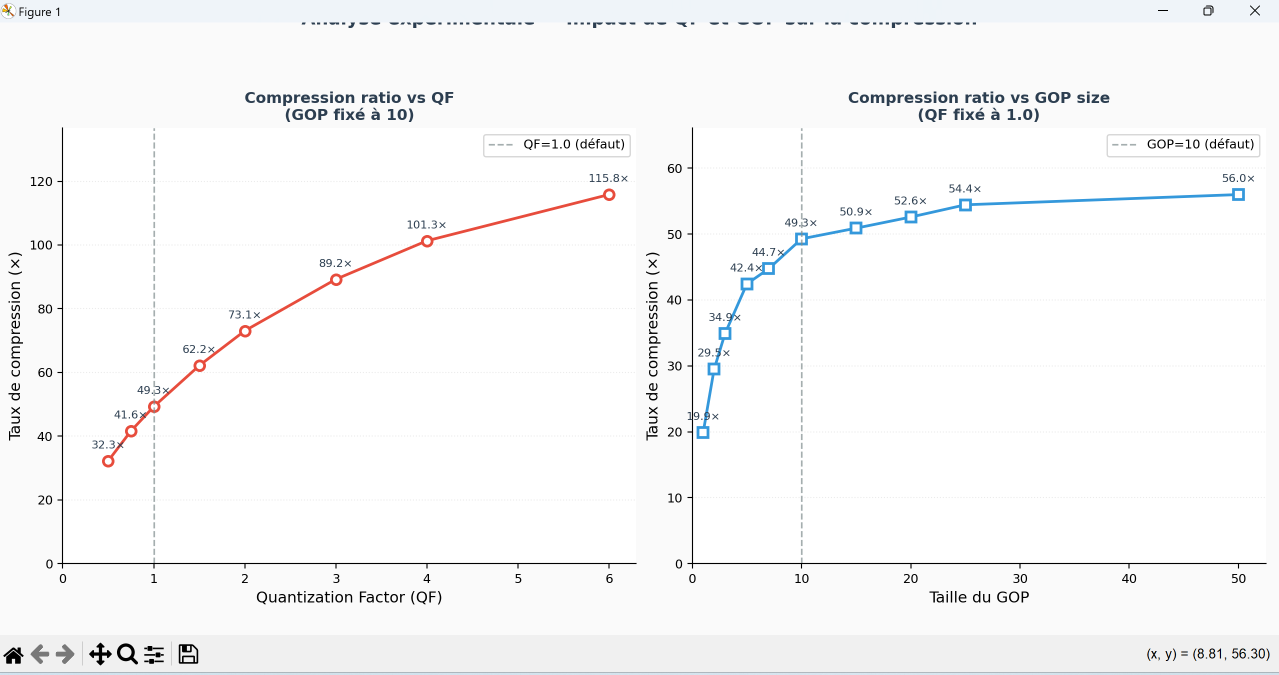
#> input picture Screenshot 2026-05-21 110237.png, 2558 x 1350 px, given as the content of the folder frames, which was not available (shown at 1/2 size)
$ python entropy.py
#> lines starting #> are read from the running program, lines starting #| are printed output that depends on the picture; pictures that were not available may be replaced by others from this repository, and a replacement may not be noted
### part1_preprocessing.py


import cv2
import numpy as np
import os
import matplotlib.pyplot as plt


# ─── PARAMÈTRES ───────────────────────────────
FRAMES_DIR = "frames"
# ──────────────────────────────────────────────


def load_frames(folder):
    """Charge toutes les images PNG/JPG d'un dossier."""
#> called with folder = 'frames'
    exts = ('.png', '.jpg', '.jpeg')
    files = sorted([f for f in os.listdir(folder) if f.lower().endswith(exts)])
    frames = []
    for f in files:
        img = cv2.imread(os.path.join(folder, f))
#> img is the input picture: shape (1350, 2558, 3); mean B, G, R 248.2, 247.8, 247.5
        if img is not None:
            frames.append(img)
    print(f"[OK] {len(frames)} frame(s) chargée(s)")
#| [OK] 1 frame(s) chargée(s)
    return frames


def bgr_to_ycbcr(frame_bgr):
    """
    Convertit une frame BGR en YCbCr.
    Retourne les 3 canaux séparés : Y, Cb, Cr
    """
    ycbcr = cv2.cvtColor(frame_bgr, cv2.COLOR_BGR2YCrCb)
    Y, Cr, Cb = cv2.split(ycbcr)  # OpenCV: ordre YCrCb
    return Y, Cb, Cr


def subsample_420(Cb, Cr):
    """
    Sous-échantillonnage 4:2:0 :
    On garde 1 pixel sur 2 horizontalement ET verticalement.
    Divise la taille de Cb et Cr par 4.
    """
    Cb_sub = Cb[::2, ::2]
    Cr_sub = Cr[::2, ::2]
    return Cb_sub, Cr_sub


# [18 lines left out: functions upsample_420, ycbcr_to_bgr, not called in this run]


def preprocess_frame(frame_bgr):
    """
    Pipeline complet pour une frame :
    1. Conversion BGR → YCbCr
    2. Sous-échantillonnage 4:2:0 de Cb et Cr
    Retourne un dict avec toutes les données.
    """
    Y, Cb, Cr = bgr_to_ycbcr(frame_bgr)
    Cb_sub, Cr_sub = subsample_420(Cb, Cr)

    return {
        "Y":      Y,        # canal luminance (taille originale)
        "Cb":     Cb,       # canal bleu original
        "Cr":     Cr,       # canal rouge original
        "Cb_sub": Cb_sub,   # Cb sous-échantillonné (1/4 taille)
        "Cr_sub": Cr_sub,   # Cr sous-échantillonné (1/4 taille)
        "shape":  frame_bgr.shape[:2]  # (hauteur, largeur)
    }


# [76 lines left out: functions reconstruct_frame, visualize, print_stats, not called in this run]


# ─── PROGRAMME PRINCIPAL ──────────────────────────────────────
# [19 lines that do not run on import are left out]

### iframe.py

import numpy as np
import cv2
import os
import matplotlib.pyplot as plt
from scipy.fft import dctn, idctn

from part1_preprocessing import load_frames, preprocess_frame

Q_MATRIX = np.array([
    [16, 11, 10, 16, 24, 40, 51, 61],
    [12, 12, 14, 19, 26, 58, 60, 55],
    [14, 13, 16, 24, 40, 57, 69, 56],
    [14, 17, 22, 29, 51, 87, 80, 62],
    [18, 22, 37, 56, 68, 109, 103, 77],
    [24, 35, 55, 64, 81, 104, 113, 92],
    [49, 64, 78, 87, 103, 121, 120, 101],
    [72, 92, 95, 98, 112, 100, 103, 99]
], dtype=np.float32)


def split_into_blocks(channel, block_size=8):
    """
    Découpe un canal (Y, Cb ou Cr) en blocs de block_size × block_size.
    Ajoute du padding (valeur 128) si la taille n'est pas un multiple de block_size.

    Retourne :
        blocks      : liste de blocs numpy (block_size, block_size)
        padded_shape: (h_padded, w_padded) — nécessaire pour la reconstruction
    """
    h, w = channel.shape
    pad_h = (block_size - h % block_size) % block_size
    pad_w = (block_size - w % block_size) % block_size

    padded = np.pad(
        channel,
        ((0, pad_h), (0, pad_w)),
        mode='constant',
        constant_values=128
    )

    blocks = []
    for i in range(0, padded.shape[0], block_size):
        for j in range(0, padded.shape[1], block_size):
            blocks.append(padded[i:i + block_size, j:j + block_size])

    return blocks, padded.shape


def reconstruct_from_blocks(blocks, padded_shape, original_shape, block_size=8):
    """
    Reconstruit un canal depuis une liste de blocs.
    Retire le padding pour revenir à la taille originale.
    """
    h_pad, w_pad = padded_shape
    canvas = np.zeros((h_pad, w_pad), dtype=np.float32)

    idx = 0
    for i in range(0, h_pad, block_size):
        for j in range(0, w_pad, block_size):
            canvas[i:i + block_size, j:j + block_size] = blocks[idx]
            idx += 1

    h, w = original_shape
    return np.clip(canvas[:h, :w], 0, 255).astype(np.uint8)

def dct2d(block):
    """
    Applique la DCT 2D sur un bloc 8×8.
    On centre d'abord les valeurs autour de 0 (soustrait 128).
    """
    block_centered = block.astype(np.float32) - 128.0
    return dctn(block_centered, norm='ortho')


def idct2d(dct_block):
    """
    Applique l'IDCT 2D (inverse DCT).
    Remet les valeurs dans [0, 255].
    """
    reconstructed = idctn(dct_block, norm='ortho')
    return np.clip(reconstructed + 128.0, 0, 255).astype(np.uint8)


def quantize(dct_block, qf=1.0):
    """
    Quantifie les coefficients DCT.
    qf (Quality Factor) :
        qf > 1 → plus de perte, meilleure compression
        qf < 1 → moins de perte, meilleure qualité
    """
    return np.round(dct_block / (Q_MATRIX * qf)).astype(np.int16)


def dequantize(q_block, qf=1.0):
    """
    Dé-quantifie les coefficients (multiplie par la matrice Q * qf).
    Opération inverse de quantize — utilisée au décodeur.
    """
    return (q_block * (Q_MATRIX * qf)).astype(np.float32)


def encode_channel(channel, qf=1.0, block_size=8):
    """
    Encode un canal (Y, Cb ou Cr) complet :
      split → DCT → quantize sur chaque bloc.

    Retourne :
        q_blocks     : liste de blocs quantifiés (int16)
        padded_shape : forme padded (pour reconstruction)
    """
    blocks, padded_shape = split_into_blocks(channel, block_size)
    q_blocks = []
    for block in blocks:
        dct_block = dct2d(block)
        q_block = quantize(dct_block, qf)
        q_blocks.append(q_block)
    return q_blocks, padded_shape


def encode_iframe(preprocessed, qf=1.0):
    """
    Encode une I-frame complète (Y + Cb_sub + Cr_sub).

    Paramètre :
        preprocessed : dict retourné par preprocess_frame()
        qf           : Quality Factor (défaut 1.0)

    Retourne un dict avec toutes les données encodées.
    """
    Y      = preprocessed["Y"]
    Cb_sub = preprocessed["Cb_sub"]
    Cr_sub = preprocessed["Cr_sub"]
    shape  = preprocessed["shape"]

    q_Y,  pad_Y  = encode_channel(Y,      qf)
    q_Cb, pad_Cb = encode_channel(Cb_sub, qf)
    q_Cr, pad_Cr = encode_channel(Cr_sub, qf)

    return {
        "type":     "I",
        "qf":       qf,
        "shape":    shape,
        "Y":        q_Y,
        "Cb":       q_Cb,
        "Cr":       q_Cr,
        "pad_Y":    pad_Y,
        "pad_Cb":   pad_Cb,
        "pad_Cr":   pad_Cr,
        "Cb_shape": Cb_sub.shape,
        "Cr_shape": Cr_sub.shape,
    }


def decode_channel(q_blocks, padded_shape, original_shape, qf=1.0, block_size=8):
    """
    Décode un canal :
      dequantize → IDCT → reconstruct sur chaque bloc.
    """
    recon_blocks = []
    for q_block in q_blocks:
        dct_block = dequantize(q_block, qf)
        block     = idct2d(dct_block)
        recon_blocks.append(block)
    return reconstruct_from_blocks(recon_blocks, padded_shape, original_shape, block_size)


def decode_iframe(encoded):
    """
    Décode une I-frame encodée et retourne l'image BGR reconstruite.
    """
    qf    = encoded["qf"]
    h, w  = encoded["shape"]

    Y_rec  = decode_channel(encoded["Y"],  encoded["pad_Y"],  (h, w),                    qf)
    Cb_rec = decode_channel(encoded["Cb"], encoded["pad_Cb"], encoded["Cb_shape"],        qf)
    Cr_rec = decode_channel(encoded["Cr"], encoded["pad_Cr"], encoded["Cr_shape"],        qf)

    Cb_up = cv2.resize(Cb_rec, (w, h), interpolation=cv2.INTER_LINEAR)
    Cr_up = cv2.resize(Cr_rec, (w, h), interpolation=cv2.INTER_LINEAR)

    ycbcr = cv2.merge([Y_rec, Cr_up, Cb_up])
    bgr   = cv2.cvtColor(ycbcr, cv2.COLOR_YCrCb2BGR)
    return bgr


# [121 lines left out: functions compute_psnr, compute_compression_ratio, visualize_iframe, print_stats, not called in this run]


# [25 lines that do not run on import are left out]

### pframe.py
"""
pframe.py
Partie 3 — Encodage/Decodage des P-frames
Estimation de mouvement : Full Search (exhaustif)
+ Calcul et codage des residus (DCT + quantification)
"""

import numpy as np
import cv2
import os
import time
import matplotlib.pyplot as plt
from scipy.fft import dctn, idctn

from iframe import (
    Q_MATRIX, quantize, dequantize,
    split_into_blocks, reconstruct_from_blocks
)

# ─── PARAMETRES GOP ────────────────────────────────────────────
GOP_SIZE   = 10   # toutes les GOP_SIZE frames → I-frame
SEARCH_WIN = 16   # fenetre de recherche ±S pixels  (S=16 → 1089 compar./MB)
MB_SIZE    = 16   # taille d'un macrobloc (16×16)


# ══════════════════════════════════════════════════════════════
#  HELPERS GOP
# ══════════════════════════════════════════════════════════════

def get_frame_type(frame_index, gop_size=GOP_SIZE):
    """Retourne 'I' ou 'P' selon la position dans le GOP."""
    return 'I' if frame_index % gop_size == 0 else 'P'


def count_frame_types(n_frames, gop_size=GOP_SIZE):
    """Retourne le nombre de I-frames et P-frames pour n_frames."""
    i_count = sum(1 for i in range(n_frames) if get_frame_type(i, gop_size) == 'I')
    p_count = n_frames - i_count
    return i_count, p_count


# ══════════════════════════════════════════════════════════════
#  METRIQUE DE SIMILARITE
# ══════════════════════════════════════════════════════════════

def sad(block_a, block_b):
    """Sum of Absolute Differences — mesure la similarite entre deux blocs."""
    return int(np.sum(np.abs(block_a.astype(np.int32) - block_b.astype(np.int32))))


# ══════════════════════════════════════════════════════════════
#  FULL SEARCH (algorithme principal — Partie 3)
# ══════════════════════════════════════════════════════════════

# [292 lines left out: functions full_search, encode_p_frame, decode_p_frame, visualize_pframe, print_stats, not called in this run]


# ══════════════════════════════════════════════════════════════
#  PROGRAMME PRINCIPAL
# ══════════════════════════════════════════════════════════════

# [66 lines that do not run on import are left out]

### entropy.py
"""
entropy.py
Partie 4 — Codage entropique
Serialisation + compression zlib → fichier .bin
Decodeur correspondant
"""

import pickle
import zlib
import struct
import os
import time


# ══════════════════════════════════════════════════════════════
#  ENCODEUR — ecriture du fichier .bin
# ══════════════════════════════════════════════════════════════

def encode_to_bin(video_data, output_path, zlib_level=9):
    """
    Compresse et sauvegarde toutes les donnees video dans un fichier .bin.

    Etapes :
      1. Serialisation avec pickle  → bytes bruts
      2. Compression avec zlib      → bytes comprimes (algo DEFLATE = Huffman + LZ77)
      3. Ecriture dans le .bin      → en-tete 4 octets + donnees comprimees

    Parametres :
        video_data  : dict contenant toutes les frames encodees
                      {
                        'width'  : int,
                        'height' : int,
                        'fps'    : int,
                        'gop'    : int,
                        'frames' : [ {...}, {...}, ... ]
                      }
        output_path : chemin du fichier .bin de sortie
        zlib_level  : niveau de compression zlib (1=rapide, 9=max)

    Retourne : (taille_originale, taille_comprimee) en octets
    """
    print(f"[INFO] Serialisation des donnees ...")
    raw_bytes  = pickle.dumps(video_data)
    print(f"  Donnees serialisees : {len(raw_bytes):,} octets")

    print(f"[INFO] Compression zlib (niveau {zlib_level}) ...")
    t0         = time.time()
    compressed = zlib.compress(raw_bytes, level=zlib_level)
    elapsed    = time.time() - t0
    print(f"  Donnees comprimees  : {len(compressed):,} octets  ({elapsed:.2f}s)")

    os.makedirs(os.path.dirname(output_path) if os.path.dirname(output_path) else ".", exist_ok=True)
    with open(output_path, 'wb') as f:
        # En-tete : taille originale sur 4 octets (big-endian unsigned int)
        f.write(struct.pack('>I', len(raw_bytes)))
        f.write(compressed)

    ratio = len(raw_bytes) / len(compressed)
    print(f"[OK] Fichier .bin ecrit : {output_path}")
    print(f"     Taille originale   : {len(raw_bytes):,} octets")
    print(f"     Taille comprimee   : {len(compressed):,} octets")
    print(f"     Ratio zlib         : {ratio:.2f}x")

    return len(raw_bytes), len(compressed)


# ══════════════════════════════════════════════════════════════
#  DECODEUR — lecture du fichier .bin
# ══════════════════════════════════════════════════════════════

def decode_from_bin(input_path):
    """
    Lit et decompresse un fichier .bin genere par encode_to_bin().

    Etapes :
      1. Lecture de l'en-tete (taille originale attendue)
      2. Decompression zlib
      3. Verification de la taille (detection de corruption)
      4. Deserialisation pickle → video_data

    Retourne : video_data (meme structure que ce qui a ete encode)
    """
    print(f"[INFO] Lecture du fichier {input_path} ...")
    with open(input_path, 'rb') as f:
        original_size = struct.unpack('>I', f.read(4))[0]
        compressed    = f.read()

    print(f"  Taille fichier .bin : {os.path.getsize(input_path):,} octets")
    print(f"  Taille attendue     : {original_size:,} octets")

    print(f"[INFO] Decompression zlib ...")
    t0        = time.time()
    raw_bytes = zlib.decompress(compressed)
    elapsed   = time.time() - t0

    assert len(raw_bytes) == original_size, \
        f"ERREUR : fichier corrompu ! ({len(raw_bytes)} != {original_size})"

    print(f"[OK] Decompression reussie en {elapsed:.2f}s")

    video_data = pickle.loads(raw_bytes)
    print(f"[OK] {len(video_data['frames'])} frames chargees depuis {input_path}")
    return video_data


# ══════════════════════════════════════════════════════════════
#  HELPER — construire video_data depuis les frames encodees
# ══════════════════════════════════════════════════════════════

def build_video_data(all_encoded, original_frames, fps=25, gop=10):
    """
    Construit le dict video_data a partir de la liste des frames encodees.

    Parametres :
        all_encoded     : liste de dicts retournes par encode_iframe / encode_p_frame
        original_frames : liste des frames BGR originales (pour recuperer w/h/fps)
        fps             : frequence d'images de la video
        gop             : taille du GOP utilise

    Retourne : dict video_data pret pour encode_to_bin()
    """
    h, w = original_frames[0].shape[:2]
    return {
        'width':  w,
        'height': h,
        'fps':    fps,
        'gop':    gop,
        'frames': all_encoded,
    }


# ══════════════════════════════════════════════════════════════
#  PROGRAMME PRINCIPAL
# ══════════════════════════════════════════════════════════════

if __name__ == "__main__":
    import cv2
    import numpy as np
    from part1_preprocessing import load_frames, preprocess_frame
    from iframe import encode_iframe, decode_iframe
    from pframe import (encode_p_frame, decode_p_frame,
                        get_frame_type, count_frame_types,
                        GOP_SIZE, SEARCH_WIN)

    os.makedirs("output", exist_ok=True)
    BIN_PATH = "output/video.bin"
    QF       = 1.0

    # ── 1. Charger les frames ──────────────────────────────────
    frames       = load_frames("frames")
#> frames = 1 item
    preprocessed = [preprocess_frame(f) for f in frames]
#> in bgr_to_ycbcr, `Y, Cr, Cb = cv2.split(ycbcr)`:
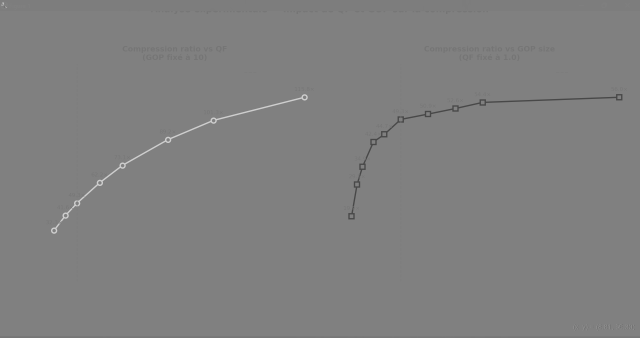
#> Cr: shape (1350, 2558) (shown at 1/4 size); min 72, max 212, mean 127.8
#> in subsample_420, `Cb_sub = Cb[::2, ::2]`:
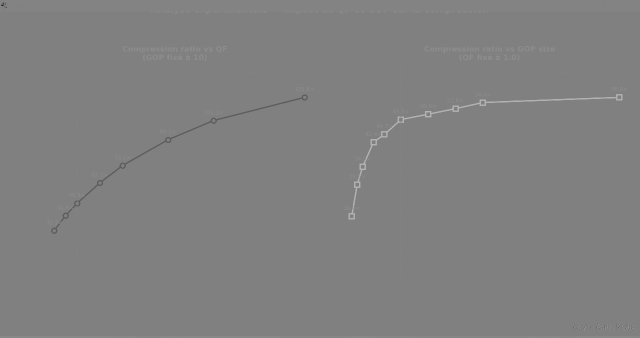
#> Cb_sub: shape (675, 1279) (shown at 1/2 size); min 20, max 182, mean 128.3
#> preprocessed = 1 item
    print(f"[INFO] {len(frames)} frames chargees")
#| [INFO] 1 frames chargees

    # ── 2. Encoder toute la sequence (I + P frames) ────────────
    print(f"\n[INFO] Encodage sequence (GOP={GOP_SIZE}, S={SEARCH_WIN}, QF={QF}) ...")
    all_encoded = []
    ref_Y_seq   = None
    t_total     = time.time()

    for idx, prep in enumerate(preprocessed):
        ftype = get_frame_type(idx, GOP_SIZE)
        if ftype == 'I':
            enc       = encode_iframe(prep, qf=QF)
            dec_bgr   = decode_iframe(enc)
            ref_Y_seq = cv2.cvtColor(dec_bgr, cv2.COLOR_BGR2YCrCb)[:, :, 0]
            all_encoded.append(enc)
            print(f"  Frame {idx:03d} -> I-frame")
        else:
            t0  = time.time()
            enc = encode_p_frame(prep["Y"], ref_Y_seq, qf=QF, S=SEARCH_WIN)
            rec_Y_seq, _ = decode_p_frame(enc, ref_Y_seq)
            ref_Y_seq    = rec_Y_seq
            all_encoded.append(enc)
            print(f"  Frame {idx:03d} -> P-frame  ({time.time()-t0:.1f}s)")
#> this loop made 1 pass
#> (ftype, shape in encode_iframe, pad_Y in encode_iframe, qf in decode_iframe) on pass 1: ('I', (1350, 2558), (1352, 2560), 1)
#> (printed output is left out)
#> pass 1, in split_into_blocks, `padded = np.pad( channel, ((0, pad_h), (0, pad_w)), mode='constant', c..`:
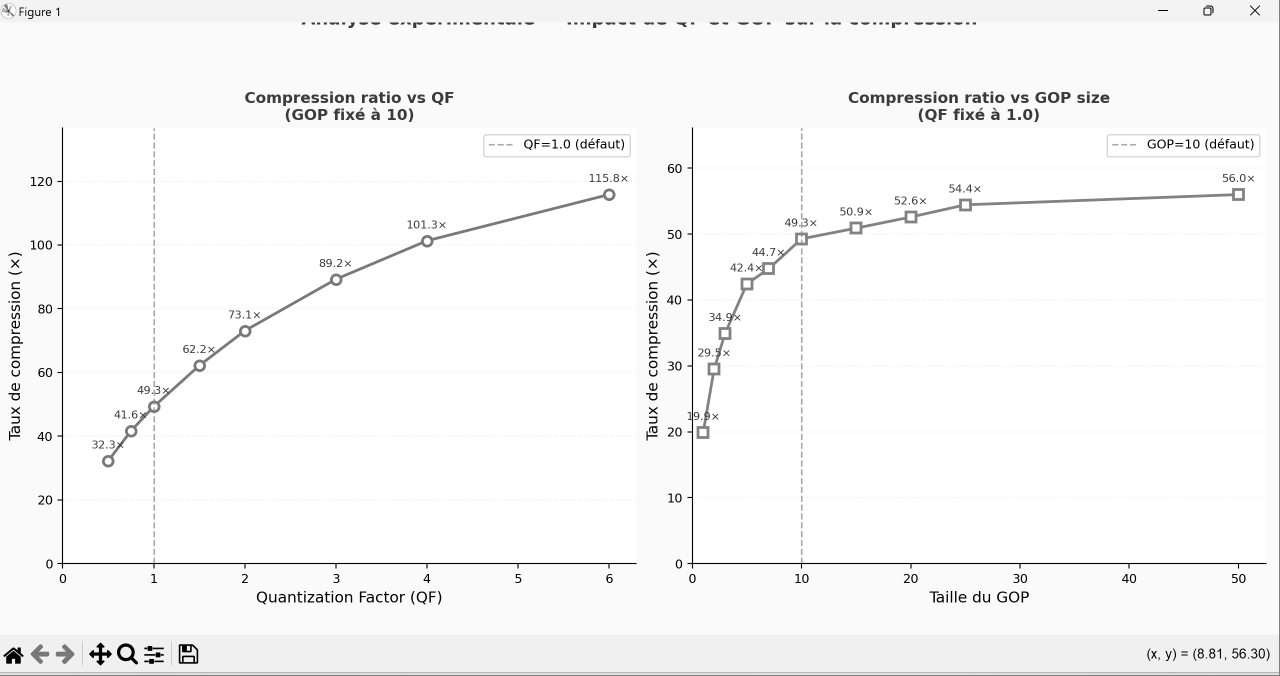
#> padded: shape (1352, 2560) (shown at 1/2 size); min 0, max 255, mean 247.5
#> after the loop, all_encoded = 1 item

    i_count, p_count = count_frame_types(len(frames), GOP_SIZE)
#> i_count = 1; p_count = 0
    print(f"\n[OK] Encodage termine en {time.time()-t_total:.1f}s")
    print(f"     {i_count} I-frames  |  {p_count} P-frames")
#|      1 I-frames  |  0 P-frames

    # ── 3. Codage entropique → fichier .bin ────────────────────
    print(f"\n[INFO] Codage entropique -> {BIN_PATH}")
    video_data = build_video_data(all_encoded, frames, fps=25, gop=GOP_SIZE)
#> video_data = 5 items
    original_size, compressed_size = encode_to_bin(video_data, BIN_PATH)
#|   Donnees serialisees : 13,007,073 octets
#|   Donnees comprimees  : 192,468 octets  (0.16s)
#> in encode_to_bin, `ratio = len(raw_bytes) / len(compressed)`: ratio = 67.58
#|      Taille originale   : 13,007,073 octets
#|      Taille comprimee   : 192,468 octets
#|      Ratio zlib         : 67.58x
#> original_size = 13007073; compressed_size = 192468

    # Taux de compression global (pixels bruts vs .bin)
    raw_pixels_bytes = frames[0].shape[0] * frames[0].shape[1] * 3 * len(frames)
#> raw_pixels_bytes = 10359900
    ratio_global = raw_pixels_bytes / compressed_size
#> ratio_global = 53.83
    print(f"\n[OK] Taux de compression global : {ratio_global:.2f}x")
#| [OK] Taux de compression global : 53.83x
    print(f"     (pixels bruts : {raw_pixels_bytes:,} octets)")
#|      (pixels bruts : 10,359,900 octets)

    # ── 4. Verification : decoder depuis le .bin ──────────────
    print(f"\n[INFO] Verification du decodage ...")
    video_data_decoded = decode_from_bin(BIN_PATH)
#| [OK] Decompression reussie en 0.01s
    print(f"[OK] Verification reussie — {len(video_data_decoded['frames'])} frames decodees")
    print(f"[OK] Partie 4 terminee — pret pour la Partie 5 (evaluation)")
